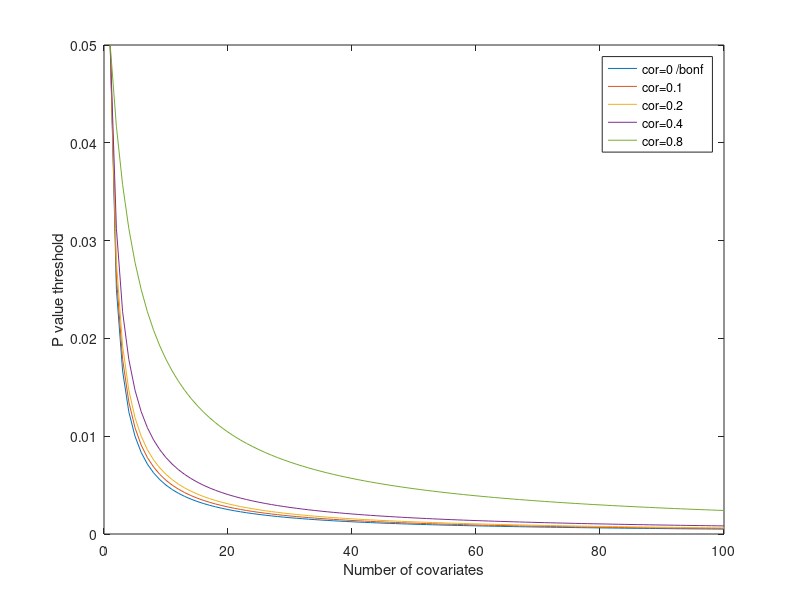

Source code (MATLAB):

resDir=getenv('RES_DIR');


ntests = 1:100;
bonf = 0.05./ntests;

h=figure;
plot(ntests, bonf);
hold on;

for cor = [0.1 0.2 0.4 0.8]

  numIndepTests = 1+(ntests-1)*(1-cor);
  pThresh = 0.05./numIndepTests;

  plot(ntests, pThresh);
  hold on;

end



legend({'cor=0 /bonf';'cor=0.1';'cor=0.2';'cor=0.4';'cor=0.8'}); 
xlabel('Number of covariates');
ylabel('P value threshold');

saveas(h, strcat(resDir, '/sims/thresholdIllust.pdf'));
